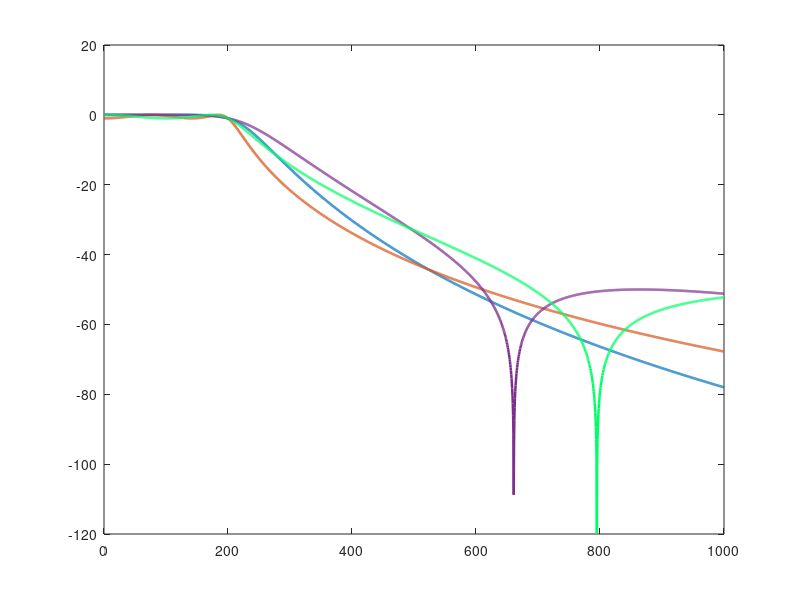

The MATLAB source for this figure: (Note: this script raises an error after producing the figure.)
clc; close all; clearvars;
fp = 200;               
fs = 700;              
Rp = 1;                  
Rs = 50;                 
wp = 2 * pi * fp;
ws = 2 * pi * fs;
[n_butt, wn_butt] = buttord(wp, ws, Rp, Rs, 's');
[b_butt, a_butt] = butter(n_butt, wn_butt, 's');
[n_cheb1, wp_cheb1] = cheb1ord(wp, ws, Rp, Rs, 's');
[b_cheb1, a_cheb1] = cheby1(n_cheb1, Rp, wp_cheb1, 's');
[n_cheb2, ws_cheb2] = cheb2ord(wp, ws, Rp, Rs, 's');
[b_cheb2, a_cheb2] = cheby2(n_cheb2, Rs, ws_cheb2, 's');
[n_ellip, wp_ellip] = ellipord(wp, ws, Rp, Rs, 's');
[b_ellip, a_ellip] = ellip(n_ellip, Rp, Rs, wp_ellip, 's');
w_eval = 2 * pi * linspace(0, 1000, 2000);
f_eval = w_eval / (2 * pi);
h_butt  = freqs(b_butt, a_butt, w_eval);
h_cheb1 = freqs(b_cheb1, a_cheb1, w_eval);
h_cheb2 = freqs(b_cheb2, a_cheb2, w_eval);
h_ellip = freqs(b_ellip, a_ellip, w_eval);
plot(f_eval, 20*log10(abs(h_butt)),  'Color', '#0072BD', 'LineWidth', 1.8); hold on;
plot(f_eval, 20*log10(abs(h_cheb1)), 'Color', '#D95319', 'LineWidth', 1.8);
plot(f_eval, 20*log10(abs(h_cheb2)), 'Color', '#7E2F8E', 'LineWidth', 1.8);
plot(f_eval, 20*log10(abs(h_ellip)), 'Color', '#00FF66', 'LineWidth', 1.8);
xline(fp, 'k--', 'LineWidth', 1.2);
xline(fs, 'k--', 'LineWidth', 1.2);
yline(-Rp, 'r:', 'LineWidth', 1.2);
yline(-Rs, 'r:', 'LineWidth', 1.2);
title('Analog Lowpass Filter Responses Comparison');
xlabel('Frequency (Hz)');
ylabel('Magnitude Response (dB)');
ylim([-80 5]); xlim([0 1000]);

legend({sprintf('Butterworth (Order N=%d)', n_butt), ...
    sprintf('Chebyshev Type I (Order N=%d)', n_cheb1), ...
    sprintf('Chebyshev Type II (Order N=%d)', n_cheb2), ...
    sprintf('Elliptic (Order N=%d)', n_ellip)}, ...
    'Location', 'southwest');
